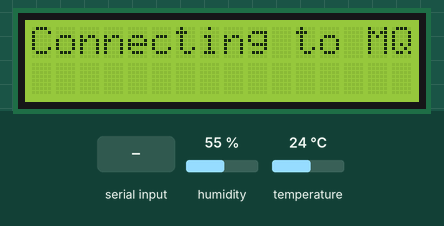
Recording of a sketch running on a simulated ESP32. Parts: 16×2 character LCD. The inputs (shaded band) are chosen by the test bench; at power-on: humidity 55 %, temperature 24 °C. WiFi joins after 1.5 s; servers stay silent unless stated; no MQTT or app messages arrive unless stated; what the sketch prints to the serial monitor is not drawn.

Above: at 2.7 s.
2.8 s: "1" received over the second serial link
At 3.7 s:
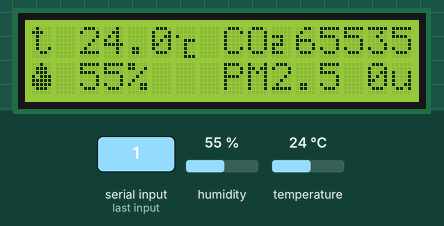
Timing chart, 0 to 5.8 s (numbered marks = the images above; inputs shaded):
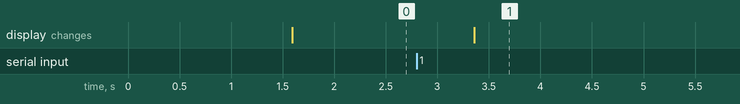

The sketch:

bme280test.ino
```cpp
#include <Wire.h>
#include <SPI.h>
#include <Adafruit_Sensor.h>
#include <Adafruit_BME280.h>
#include <LiquidCrystal.h>
#include <WiFi.h>
#include <PubSubClient.h>
#include <ArduinoJson.h>

//#define BME_SCK 18
//#define BME_MISO 19
//#define BME_MOSI 23
#define BME_CS 5

//Senseair Sensor UART pins
#define TXD2 17
#define RXD2 16

byte Celsius[] = {
  B00000,
  B00000,
  B10000,
  B00111,
  B00100,
  B00100,
  B00100,
  B00111
};

byte Humidity[] = {
  B00100,
  B01110,
  B01110,
  B10111,
  B11111,
  B11111,
  B01110,
  B00000
};

byte Two[] = {
  B00000,
  B00000,
  B11100,
  B00100,
  B11100,
  B10000,
  B11100,
  B00000,
};

byte Cube[] = {
  B11110,
  B00010,
  B01110,
  B00010,
  B11110,
  B10000,
  B00100,
  B00000,
};


LiquidCrystal lcd(33, 32, 13, 12, 14, 27);

//Adafruit_BME280 bme; // I2C
Adafruit_BME280 bme(BME_CS); // hardware SPI
//Adafruit_BME280 bme(BME_CS, BME_MOSI, BME_MISO, BME_SCK); // software SPI


WiFiClient espClient;
PubSubClient client(espClient);


unsigned long delayTime = 4000;

byte CO2req[] = {0xFE, 0X44, 0X00, 0X08, 0X02, 0X9F, 0X25};
byte CO2out[] = {0, 0, 0, 0, 0, 0, 0};

const char* ssid = "hyggerkrog";
const char* password = "perforator";

const char* mqtt_server = "ovz1.arseniyoguzov.n03kn.vps.myjino.ru";
int mqtt_port = 49352;
const char* device_id = "2f0d295f-9cf5-4959-897a-7b7970dae938";

char temp_topic [50];
char hum_topic [50];
char co2_topic [50];
char pm2_topic [50];


float temperature = 0;
float humidity = 0;
float pm2 = 0;
unsigned long CO2 = 0;

void setup() {
    lcd.clear();
    lcd.print("Connecting to BME280");

    Serial.begin(9600);
    Serial1.begin(9600, SERIAL_8N1, RXD2, TXD2);    // UART to Sensair CO2 Sensor
    while(!Serial);    // time to get serial running

    // <BME>
    unsigned status;
    status = bme.begin();


    if (!status) {
        Serial.println("Could not find a valid BME280 sensor, check wiring, address, sensor ID!");
        Serial.print("SensorID was: 0x"); Serial.println(bme.sensorID(),16);
        Serial.print("        ID of 0xFF probably means a bad address, a BMP 180 or BMP 085\n");
        Serial.print("   ID of 0x56-0x58 represents a BMP 280,\n");
        Serial.print("        ID of 0x60 represents a BME 280.\n");
        Serial.print("        ID of 0x61 represents a BME 680.\n");
        while (1) delay(10);
    }
    Serial.println();
    // </BME>

    // <LCD>

    lcd.begin(16, 2);
    lcd.createChar(0, Celsius);
    lcd.createChar(1, Humidity);
    lcd.createChar(2, Two);
    lcd.createChar(3, Cube);
    lcd.clear();

    // </LCD>
    lcd.clear();
    lcd.print("Connecting to WiFi");
    setup_wifi();
    lcd.clear();
    lcd.print("Connecting to MQTT broker");
    // configure the MQTT server with IPaddress and port
    client.setServer(mqtt_server, mqtt_port);
}


void loop() {
  if (!client.connected()) {
    mqttconnect();
  }
  printValues();
  delay(delayTime);
}

void printValues() {
    requestCO2();
    CO2 = CO2count();
    temperature = bme.readTemperature();
    humidity = bme.readHumidity();

    lcd.clear();
    lcd.print("t ");
    lcd.print(temperature, 1);
    lcd.write(byte(0));
    lcd.print(" ");

    lcd.print("CO");
    lcd.write(byte(2));
    lcd.print(String(CO2));
    lcd.print("ppm");

    lcd.setCursor(0, 1);

    lcd.write(byte(1));
    lcd.print(" ");
    lcd.print(humidity, 0);
    lcd.print("%");

    lcd.print("   ");

    lcd.print("PM2.5 ");
    lcd.print(pm2, 0);
    lcd.print("ug/m");
    lcd.write(byte(0));

    Serial.print("Temperature:");
    Serial.print(temperature);
    Serial.print(", ");

    Serial.print("Humidity:");
    Serial.print(humidity);
    Serial.print(", ");

    Serial.print("CO2:");
    Serial.print(String(CO2));
    Serial.print(", ");

    Serial.print("PM2.5:");
    Serial.print(String(pm2));

    Serial.println();


    char tempString[8];
    dtostrf(temperature, 1, 2, tempString);


    char humString[8];
    dtostrf(humidity, 1, 2, humString);

    char co2String[8];
    dtostrf(CO2, 1, 2, co2String);

    char pm2String[8];
    dtostrf(pm2, 1, 2, pm2String);


    StaticJsonDocument<256> doc;


    doc["temperature"] = tempString;
    doc["humidity"] = humString;
    doc["co2"] = co2String;
    doc["pm2"] = pm2String;

    char out[128];
    serializeJson(doc, out);

    client.publish(device_id, out);
}

void requestCO2 ()
{
  while (!Serial1.available())
  {
    Serial1.write(CO2req, 7);
    delay(50);
  }

  int timeout = 0;
  while (Serial1.available() < 7 )
  {
    timeout++;
    if (timeout > 10)
    {
      while (Serial1.available())
        Serial1.read();
      break;
    }
    delay(50);
  }

  for (int i = 0; i < 7; i++)
  {
    CO2out[i] = Serial1.read();
  }
}

unsigned long CO2count()
{
  int high = CO2out[3];
  int low = CO2out[4];
  unsigned long val = high * 256 + low;
  return val;
}

void mqttconnect() {
  /* Loop until reconnected */
  while (!client.connected()) {
    Serial.print("MQTT connecting ...");
    /* client ID */
    String clientId = "ESP32Client";
    /* connect now */
    if (client.connect(clientId.c_str())) {
      Serial.println("connected");
      /* subscribe topic with default QoS 0*/
      //client.subscribe(LED_TOPIC);
    } else {
      Serial.print("failed, status code =");
      Serial.print(client.state());
      Serial.println("try again in 5 seconds");
      /* Wait 5 seconds before retrying */
      delay(5000);
    }
  }
}

void setup_wifi() {
  delay(10);
  // We start by connecting to a WiFi network
  Serial.println();
  Serial.print("Connecting to ");
  Serial.println(ssid);

  WiFi.begin(ssid, password);

  while (WiFi.status() != WL_CONNECTED) {
    delay(500);
    Serial.print(".");
  }

  Serial.println("");
  Serial.println("WiFi connected");
  Serial.println("IP address: ");
  Serial.println(WiFi.localIP());
}
```

Measured:
- after the input at 2.8 s, the display: changes after 0.56 s (image 1)
